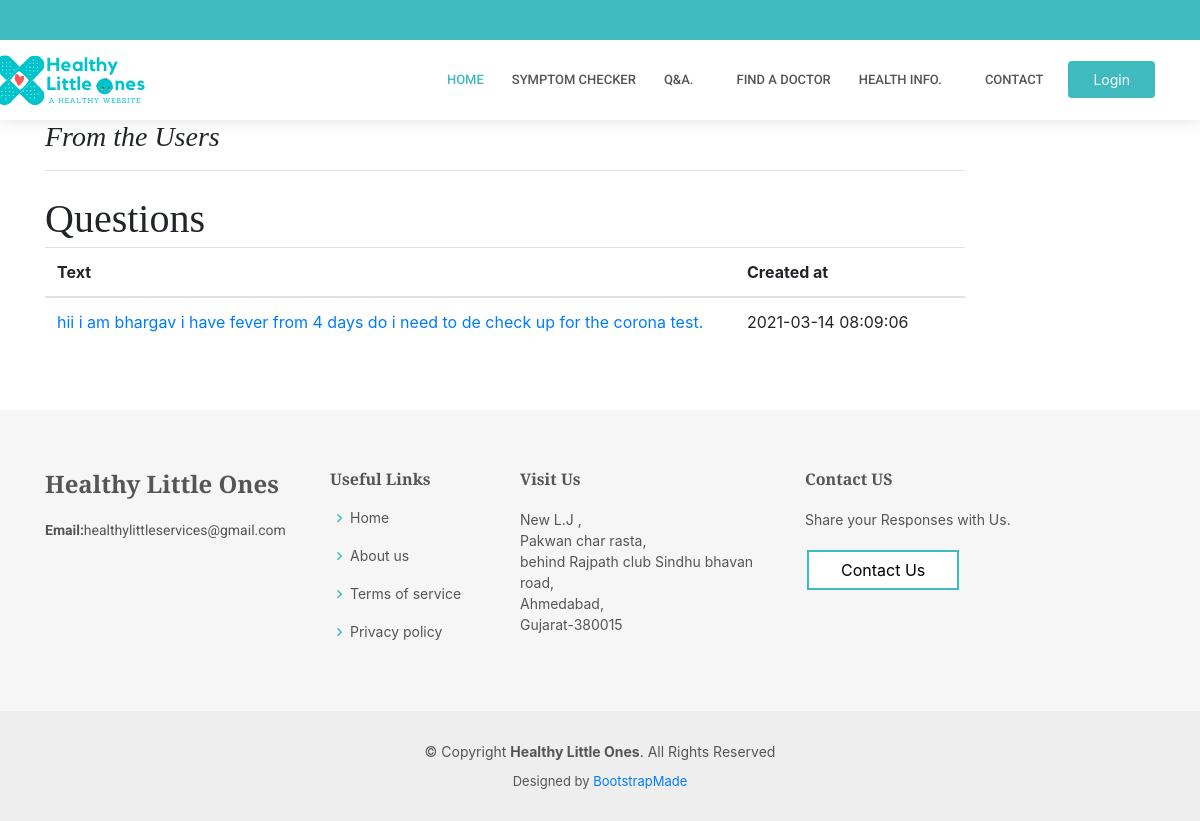
/quemain.php, run on the app's committed database.
### tables this page shows
CREATE TABLE `que_doc` (
  `QueD_ID` int(255) NOT NULL,
  `User_ID` int(255) DEFAULT NULL,
  `Que_Text` varchar(255) NOT NULL,
  `que_st` int(10) NOT NULL,
  `age` int(100) NOT NULL,
  `gender` varchar(20) NOT NULL,
  `Created_AT` timestamp NOT NULL DEFAULT current_timestamp()
);

### quemain.php (the view, shortened to what this page needs)
<?php
include('header.php');
include 'Connect.php';
$sql = "SELECT * FROM que_doc where que_st = 1";
if($result = mysqli_query($db, $sql)){
  if(mysqli_num_rows($result) > 0){
?>
<!doctype html>
<html lang="en">
  <head>
    <link href="../../dist/css/bootstrap.min.css" rel="stylesheet">
    <link href="blog.css" rel="stylesheet">
  </head>
  <body>
<br><br><br>
    <main role="main" class="container">
      <div class="row">
        <div class="col-md-10 blog-main">
          <h3 class="pb-3 mb-4 font-italic border-bottom">
            From the Users
          </h3>
          <div class="blog-post">
            <h2 class="blog-post-title">Questions</h2>
            <table style="table-layout: fixed; width: 100%" class="table table-hover">
            <thead>
              <tr>
                <th style=" width: 75%"scope="col">Text</th>
                <th style=" width: 25%"scope="col">Created at</th>
              </tr>
            </thead>
            <tbody>
             <?php
              while($rows=$result->fetch_assoc())
              {
             ?>
              <tr>
                <td style="word-wrap: break-word" ><?php echo'<a href="quedetail.php?id='.$rows['QueD_ID'].'">';
                     echo $rows['Que_Text'] ?> </a> </td>
                <td><?php echo $rows['Created_AT']; ?></td>
              </tr>
              <?php
              }
              ?>
            </tbody>
          </table>
</div>
        </div>
      </div>
    </main>
  </body>
  <?php
  include('footer.php');
}
else{
  include('header.php');
  echo '
        <br><br><br><h1>Sorry no records found.</h1><hr>';
        include('footer.php');
    }
} else{
    echo "ERROR: Could not able to execute $sql. " . mysqli_error($db);
}
 ?>
</html>

### assets/css/style.css (style rules this page uses)
body { font-family: "Open Sans", sans-serif; color: #444444; }
a { color: #3fbbc0; }
h1, h2, h3, h4, h5, h6 { font-family: "Roboto", sans-serif; }
body { margin-top:20px; }

### blog.css (style rules this page uses)
h1, h2, h3, h4, h5, h6 { font-family: "Playfair Display", Georgia, "Times New Roman", serif; }
.border-bottom { border-bottom: 1px solid #e5e5e5; }
.blog-post { margin-bottom: 4rem; }
.blog-post-title { margin-bottom: .25rem; font-size: 2.5rem; }

### data on the page
que_doc: Que_Text "hii i am bhargav i have fever from 4 days do i need to de check up for the corona test.", Created_AT "2021-03-14 08:09:06"
